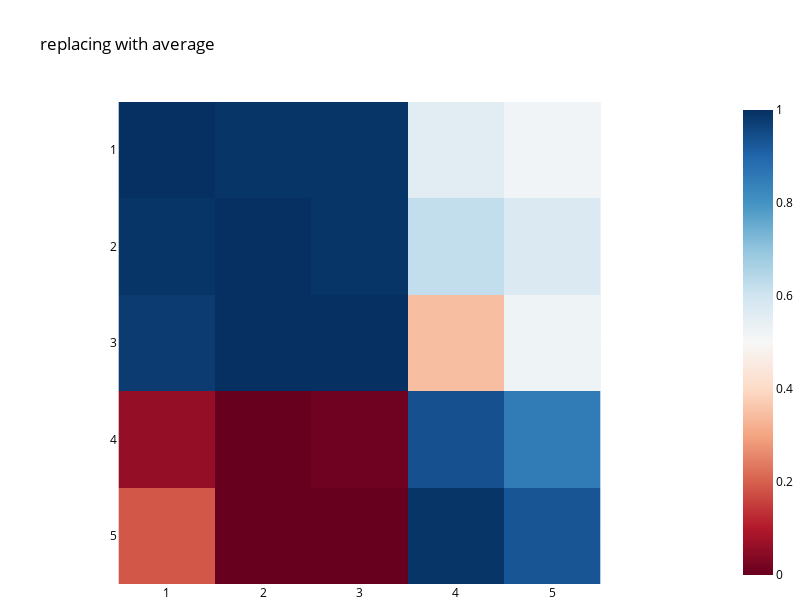

Notebook source saved alongside this figure:
### Code cell
# modified from neel nanda's examples
def imshow(tensor, renderer=None, xaxis="", yaxis="", font_size=None, show=True, color_continuous_midpoint=0.0, **kwargs):
    import plotly.express as px
    import transformer_lens.utils as utils
    fig = px.imshow(utils.to_numpy(tensor), color_continuous_midpoint=color_continuous_midpoint, color_continuous_scale="RdBu", labels={"x":xaxis, "y":yaxis}, **kwargs)
    if not font_size is None:
        if 'x' in kwargs:
            fig.update_layout(
              xaxis = dict(
                tickmode='array',
                tickvals = kwargs['x'],
                ticktext = kwargs['x'], 
                ),
               font=dict(size=font_size, color="black"))
        if 'y' in kwargs:
            fig.update_layout(
              yaxis = dict(
                tickmode='array',
                tickvals = kwargs['y'],
                ticktext = kwargs['y'], 
                ),
               font=dict(size=font_size, color="black"))
    plot_args = {
        'width': 800,
        'height': 600,
        "autosize": False,
        'showlegend': True,
        'margin': {"l":0,"r":0,"t":100,"b":0}
    }
    
    fig.update_layout(**plot_args)
    fig.update_layout(legend=dict(
        yanchor="top",
        y=0.99,
        xanchor="left",
            x=0.01
    ))
    if show:
        fig.show(renderer)
    else:
        return fig

imshow(n_correct_matrix, color_continuous_midpoint=None, y=[1,2,3,4,5], x=[1,2,3,4,5], title='replacing with average', font_size=12)

### Figure 1 — Plotly figure (JSON) as saved in the notebook; plotly's stock layout.template omitted (floating-point values rounded to 4 significant figures)
{"data": [{"coloraxis": "coloraxis", "hovertemplate": "x: %{x}<br>y: %{y}<br>color: %{z}<extra></extra>", "name": "0", "type": "heatmap", "x": [1, 2, 3, 4, 5], "xaxis": "x", "y": [1, 2, 3, 4, 5], "yaxis": "y", "z": [[1, 0.9901, 0.9901, 0.5545, 0.5149], [0.9901, 1, 0.9901, 0.6238, 0.5743], [0.9802, 1, 1, 0.3465, 0.5248], [0.05941, 0, 0.009901, 0.9406, 0.8515], [0.1881, 0, 0, 0.9901, 0.9307]]}], "layout": {"autosize": false, "coloraxis": {"colorscale": [[0, "rgb(103,0,31)"], [0.1, "rgb(178,24,43)"], [0.2, "rgb(214,96,77)"], [0.3, "rgb(244,165,130)"], [0.4, "rgb(253,219,199)"], [0.5, "rgb(247,247,247)"], [0.6, "rgb(209,229,240)"], [0.7, "rgb(146,197,222)"], [0.8, "rgb(67,147,195)"], [0.9, "rgb(33,102,172)"], [1, "rgb(5,48,97)"]]}, "font": {"color": "black", "size": 12}, "height": 600, "legend": {"x": 0.01, "xanchor": "left", "y": 0.99, "yanchor": "top"}, "margin": {"b": 0, "l": 0, "r": 0, "t": 100}, "showlegend": true, "title": {"text": "replacing with average"}, "width": 800, "xaxis": {"anchor": "y", "autorange": true, "constrain": "domain", "domain": [0.1615, 0.8385], "range": [0.5, 5.5], "scaleanchor": "y", "tickmode": "array", "ticktext": [1, 2, 3, 4, 5], "tickvals": [1, 2, 3, 4, 5], "type": "linear"}, "yaxis": {"anchor": "x", "autorange": true, "constrain": "domain", "domain": [0.001031, 0.999], "range": [5.5, 0.5], "tickmode": "array", "ticktext": [1, 2, 3, 4, 5], "tickvals": [1, 2, 3, 4, 5], "type": "linear"}}}
